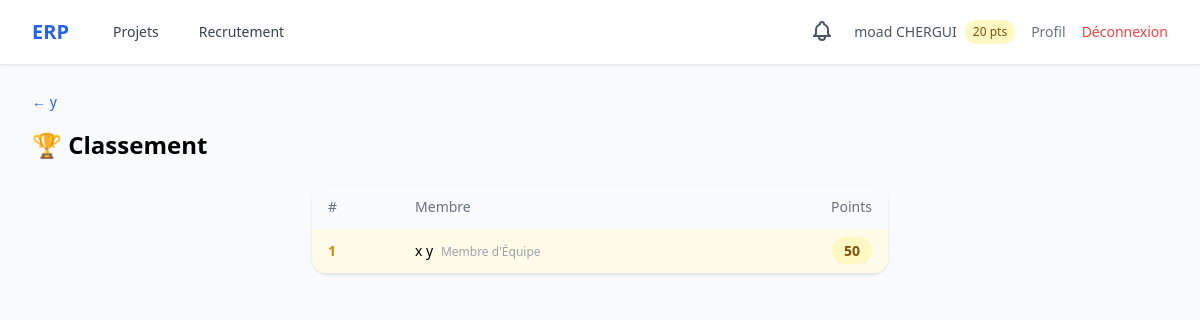
Page /projects/2/leaderboard/ (signed in) on the committed database.
### accounts/models.py (models this page shows, shortened)
class User(AbstractUser):
    class Role(models.TextChoices):
        ADMIN = 'admin', 'Administrateur'
        HR_MANAGER = 'hr_manager', 'Responsable RH'
        PROJECT_MANAGER = 'project_manager', 'Chef de Projet'
        TEAM_MEMBER = 'team_member', "Membre d'Équipe"
    role = models.CharField(max_length=20, choices=Role.choices, default=Role.TEAM_MEMBER)
    skills = models.TextField(blank=True, help_text="Compétences séparées par des virgules")
    avatar = models.ImageField(upload_to='avatars/', blank=True, null=True)
    reward_points = models.IntegerField(default=0)
    department = models.ForeignKey(
        Department, on_delete=models.SET_NULL, null=True, blank=True,
        related_name='members', verbose_name="Département"
    )
    @property
    def is_hr(self):
        return self.role == self.Role.HR_MANAGER

### projects/models.py (models this page shows, shortened)
class Project(models.Model):
    name = models.CharField(max_length=200, verbose_name="Nom du projet")
    description = models.TextField(blank=True, verbose_name="Description")
    start_date = models.DateField(verbose_name="Date de début")
    end_date = models.DateField(verbose_name="Date de fin")
    manager = models.ForeignKey(settings.AUTH_USER_MODEL, on_delete=models.CASCADE,
                                 related_name='managed_projects')
    members = models.ManyToManyField(settings.AUTH_USER_MODEL, blank=True,
                                     related_name='projects')
    created_at = models.DateTimeField(auto_now_add=True)
    class Meta:
        ordering = ['-created_at']
        verbose_name = "Projet"

### projects/views.py (the view)
# urls.py: path('<int:pk>/leaderboard/', views.leaderboard, name='leaderboard'),
@login_required
def leaderboard(request, pk):
    project = get_object_or_404(Project, pk=pk)
    members = project.members.all().order_by('-reward_points')
    return render(request, 'projects/leaderboard.html', {
        'project': project, 'members': members,
    })

### notifications/context_processors.py (called while the page is built)
def unread_notifications_count(request):
    if request.user.is_authenticated:
        count = request.user.notifications.filter(is_read=False).count()
    else:
        count = 0
    return {'unread_notifications_count': count}

### templates/projects/leaderboard.html
{% extends 'base.html' %} {% block title %} Classement — {{ project.name }}{% endblock %} {% block content %}
<div class="mb-4">
  <a
    href="{% url 'projects:project_detail' project.pk %}"
    class="text-blue-600 text-sm hover:underline"
    >← {{ project.name }}</a
  >
</div>
<h1 class="text-2xl font-bold mb-6">🏆 Classement</h1>
<div class="bg-white rounded-2xl shadow overflow-hidden max-w-xl mx-auto">
  <table class="w-full text-sm">
    <thead class="bg-gray-50">
      <tr>
        <th class="text-left px-4 py-3 font-medium text-gray-500">#</th>
        <th class="text-left px-4 py-3 font-medium text-gray-500">Membre</th>
        <th class="text-right px-4 py-3 font-medium text-gray-500">Points</th>
      </tr>
    </thead>
    <tbody>
      {% for member in members %}
      <tr class="border-b {% if forloop.first %}bg-yellow-50{% endif %}">
        <td
          class="px-4 py-3 font-bold {% if forloop.first %}text-yellow-600{% endif %}"
        >
          {{ forloop.counter }}
        </td>
        <td class="px-4 py-3">
          <span class="font-medium"
            >{{ member.get_full_name|default:member.username }}</span
          >
          <span class="text-xs text-gray-400 ml-1"
            >{{ member.get_role_display }}</span
          >
        </td>
        <td class="px-4 py-3 text-right">
          <span
            class="bg-yellow-100 text-yellow-800 px-3 py-1 rounded-full font-bold"
            >{{ member.reward_points }}</span
          >
        </td>
      </tr>
      {% endfor %}
    </tbody>
  </table>
</div>
{% endblock %}

### templates/base.html (shortened to what this page needs)
<!doctype html>
<html lang="fr" class="h-full bg-gray-50">
  <head>
    <script src="https://cdn.tailwindcss.com"></script>
  </head>
  <body class="h-full" hx-headers='{"X-CSRFToken": "{{ csrf_token }}"}'>
    <div class="min-h-full">
      <nav class="bg-white shadow-sm border-b">
        <div class="mx-auto max-w-7xl px-4 sm:px-6 lg:px-8">
          <div class="flex h-16 items-center justify-between">
            <div class="flex items-center space-x-8">
              <a
                href="{% url 'projects:dashboard' %}"
                class="text-xl font-bold text-blue-600"
                >ERP</a
              >
              {% if user.is_authenticated %}
              <div class="flex space-x-4">
                <a
                  href="{% url 'projects:dashboard' %}"
                  class="text-gray-700 hover:text-blue-600 px-3 py-2 text-sm font-medium"
                  >Projets</a
                >
                {% if user.is_hr or user.is_superuser or user.role == 'admin' %}
                <a
                  href="{% url 'hiring:job_list' %}"
                  class="text-gray-700 hover:text-blue-600 px-3 py-2 text-sm font-medium"
                  >Recrutement</a
                >
                {% endif %}
              </div>
              {% endif %}
            </div>
            <div class="flex items-center space-x-4">
              {% if user.is_authenticated %}
              <div class="relative" id="notif-wrapper">
                <button
                  id="notif-btn"
                  onclick="toggleNotif(event)"
                  hx-get="{% url 'notifications:dropdown' %}"
                  hx-target="#notif-dropdown-panel"
                  hx-swap="innerHTML"
                  hx-trigger="click"
                  class="relative text-gray-600 hover:text-blue-600 p-1"
                >
                </button>
              </div>
              <div class="flex items-center space-x-2">
                <span class="text-sm text-gray-600"
                  >{{ user.get_full_name|default:user.username }}</span
                >
                <span
                  class="bg-yellow-100 text-yellow-800 text-xs px-2 py-1 rounded-full"
                  >{{ user.reward_points }} pts</span
                >
              </div>
              <a
                href="{% url 'accounts:profile' %}"
                class="text-sm text-gray-500 hover:text-blue-600"
                >Profil</a
              >
              <a
                href="{% url 'accounts:logout' %}"
                class="text-sm text-red-500 hover:text-red-700"
                >Déconnexion</a
              >
              {% else %}
              <a
                href="{% url 'accounts:login' %}"
                class="text-sm text-blue-600 hover:text-blue-800 font-medium"
                >Connexion</a
              >
              {% endif %}
            </div>
          </div>
        </div>
      </nav>
      <main class="mx-auto max-w-7xl px-4 sm:px-6 lg:px-8 py-6">
        {% block content %}{% endblock %}
      </main>
    </div>
  </body>
</html>

### rows in the picture
User: get_full_name "moad CHERGUI", reward_points "20"
Project: name "y"
User: get_full_name "x y", role "Membre d'Équipe", reward_points "50"
